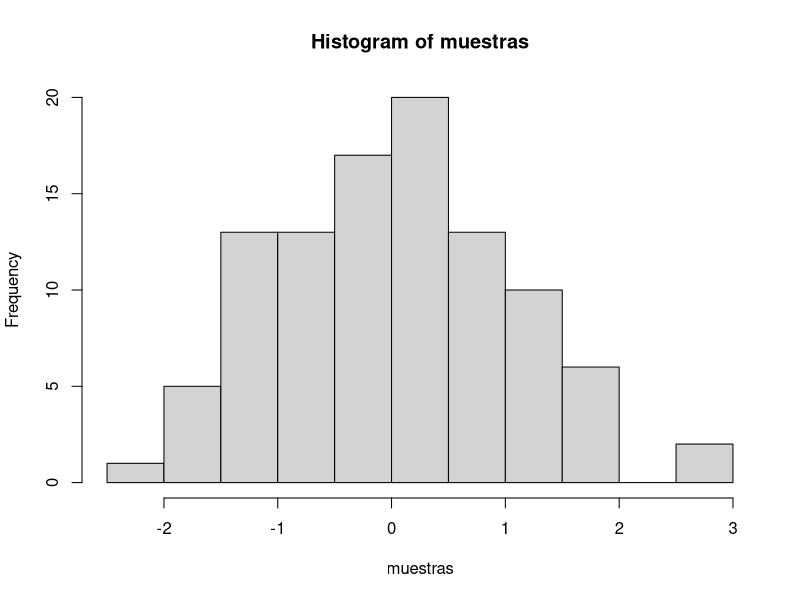

R code for this plot:
## ---- chunk 1
knitr::opts_chunk$set(message=FALSE,warning=FALSE, cache=TRUE)
## ---- chunk 2
muestras <- rnorm(100, mean=0, sd=1)
hist(muestras)
